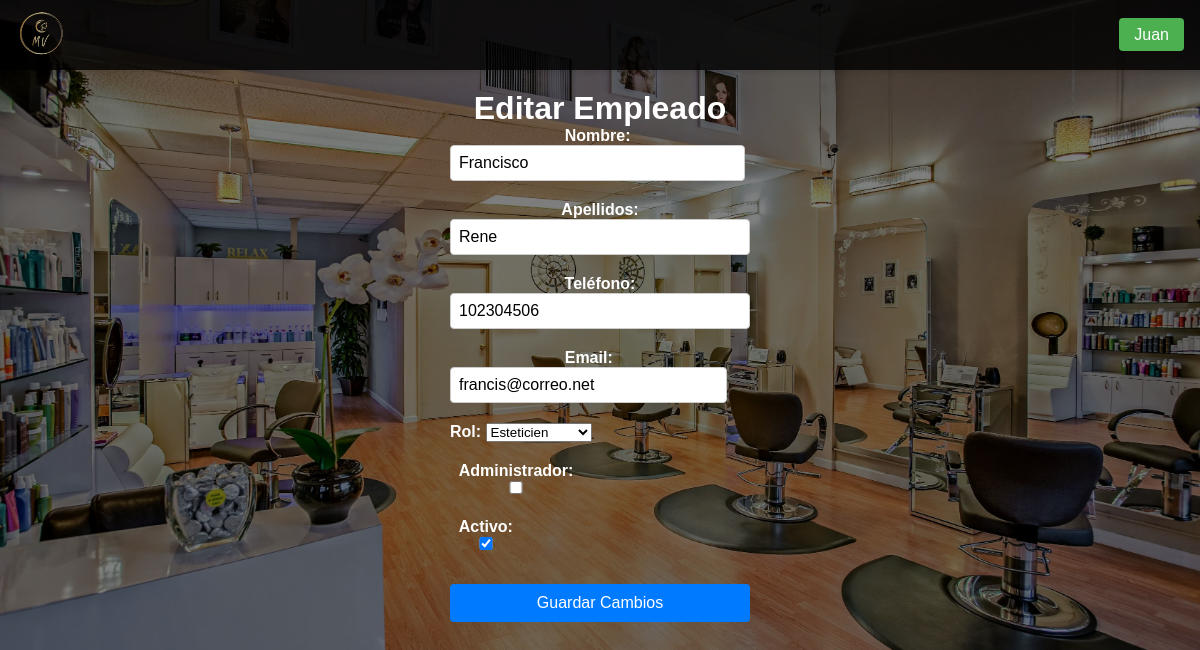
The page /paginas/editar_empleado.php?dni=12345678Z (signed in) on the database its author committed.
### tables this page shows
CREATE TABLE `empleados` (
  `dni` varchar(20) NOT NULL,
  `nombre` varchar(100) NOT NULL,
  `apellidos` varchar(100) NOT NULL,
  `telefono` varchar(15) DEFAULT NULL,
  `email` varchar(100) DEFAULT NULL,
  `id_rol` int DEFAULT NULL,
  `contraseña` varchar(255) NOT NULL,
  `es_admin` tinyint(1) NOT NULL DEFAULT '0',
  `activo` tinyint(1) DEFAULT '1',
  PRIMARY KEY (`dni`),
  KEY `id_rol` (`id_rol`),
  CONSTRAINT `empleados_ibfk_1` FOREIGN KEY (`id_rol`) REFERENCES `roles` (`id_rol`)
);

CREATE TABLE `roles` (
  `id_rol` int NOT NULL AUTO_INCREMENT,
  `nombre_rol` varchar(50) NOT NULL,
  PRIMARY KEY (`id_rol`)
);

### paginas/editar_empleado.php (the view, shortened to what this page needs)
<!DOCTYPE html>
<html lang="es">
<head>
    <link rel="stylesheet" href="/TFGPeluqueria/css/styles.css">
</head>
<body>
    <?php
        require_once $_SERVER['DOCUMENT_ROOT'] . '/TFGPeluqueria/funcionalidades/conexion.php';
        include $_SERVER['DOCUMENT_ROOT'] . '/TFGPeluqueria/plantillas/navbar.php';
        $dni = $_GET['dni'] ?? ($_SESSION['form_data_edicion_empleado']['dni'] ?? null);
        $empleado = [];
        $roles = [];
        try {
            $stmt = $conn->prepare("SELECT * FROM empleados WHERE dni = ?");
            $stmt->execute([$dni]);
            $empleado = $stmt->fetch(PDO::FETCH_ASSOC);
            $stmt = $conn->query("SELECT * FROM roles");
            $roles = $stmt->fetchAll(PDO::FETCH_ASSOC);
        } catch (PDOException $e) {
            die("Error: " . $e->getMessage());
        }
        $empleado = array_merge(
            $_SESSION['original_data_empleado'] ?? [],
            $_SESSION['form_data_edicion_empleado'] ?? $empleado
        );
    ?>
    <div class="registros-container">
        <h1>Editar Empleado</h1>
        <form action="/TFGPeluqueria/funcionalidades/procesar_edicion_empleado.php" method="POST">
            <div class="form-group">
                <label>Nombre:
                    <input type="text" name="nombre" value="<?= htmlspecialchars($empleado['nombre']) ?>" required>
                </label>
            </div>
            <div class="form-group">
                <label>Apellidos:
                    <input type="text" name="apellidos" value="<?= htmlspecialchars($empleado['apellidos']) ?>" required>
                </label>
            </div>
            <div class="form-group">
                <label>Teléfono:
                    <input type="text" name="telefono" value="<?= htmlspecialchars($empleado['telefono']) ?>" required>
                </label>
            </div>
            <div class="form-group">
                <label>Email:
                    <input type="email" name="email" value="<?= htmlspecialchars($empleado['email']) ?>" required>
                </label>
            </div>
            <div class="form-group">
                <label>Rol:
                    <select name="id_rol" required>
                        <?php foreach ($roles as $rol): ?>
                            <option value="<?= $rol['id_rol'] ?>" <?= $rol['id_rol'] == $empleado['id_rol'] ? 'selected' : '' ?>>
                                <?= htmlspecialchars($rol['nombre_rol']) ?>
                            </option>
                        <?php endforeach; ?>
                    </select>
                </label>
            </div>
            <div class="form-group">
                <label>Administrador:
                    <input type="checkbox" name="es_admin" value="1" <?= $empleado['es_admin'] ? 'checked' : '' ?>>
                </label>
            </div>
            <div class="form-group">
                <label>Activo:
                    <input type="checkbox" name="activo" value="1" <?= $empleado['activo'] ? 'checked' : '' ?>>
                </label>
            </div>
            <button type="submit">Guardar Cambios</button>
        </form>
    </div>
</body>
</html>

### css/styles.css (style rules this page uses)
* { margin: 0; padding: 0; box-sizing: border-box; font-family: 'Arial', sans-serif; }
:root { --color-primario: #2c3e50; --color-secundario: #e67e22; --fondo-beige: #FFF8DC; --tabla-dorado: #20d4da; --color-desplegables: rgba(25, 121, 230, 0.459); }
html, body { background-color: #000; color: white; }
body { min-height: 100vh; position: relative; margin: 0; padding: 0; }
body::before { content: ""; position: absolute; top: 0; left: 0; width: 100%; height: 100%; background: linear-gradient(rgba(0, 0, 0, 0.5), rgba(0, 0, 0, 0.5)), url('/TFGPeluqueria/imagenes/Fondo.webp') center/cover; background-attachment: scroll; }
.contenedor-principal, .registros-container { padding-top: 90px; position: relative; color: white; min-height: 100vh; display: flex; flex-direction: column; justify-content: flex-start; align-items: center; text-align: center; }
.registros-container form { display: flex; flex-direction: column; gap: 15px; width: 300px; }
.registros-container .form-group { display: flex; flex-direction: column; align-items: flex-start; }
.registros-container label { font-weight: bold; margin-bottom: 5px; }
.registros-container input { padding: 8px; border: 1px solid #ccc; border-radius: 4px; width: 100%; font-size: 16px; }
.registros-container button { padding: 10px; background-color: #007bff; color: white; border: none; border-radius: 4px; cursor: pointer; font-size: 16px; margin-top: 10px; }

### rows shown on the page
empleados: nombre "Francisco", apellidos "Rene", telefono "102304506", email "francis@correo.net", id_rol "Esteticien", activo "☑"

### other values the page prints
$_SESSION['nombre'] "Juan"
